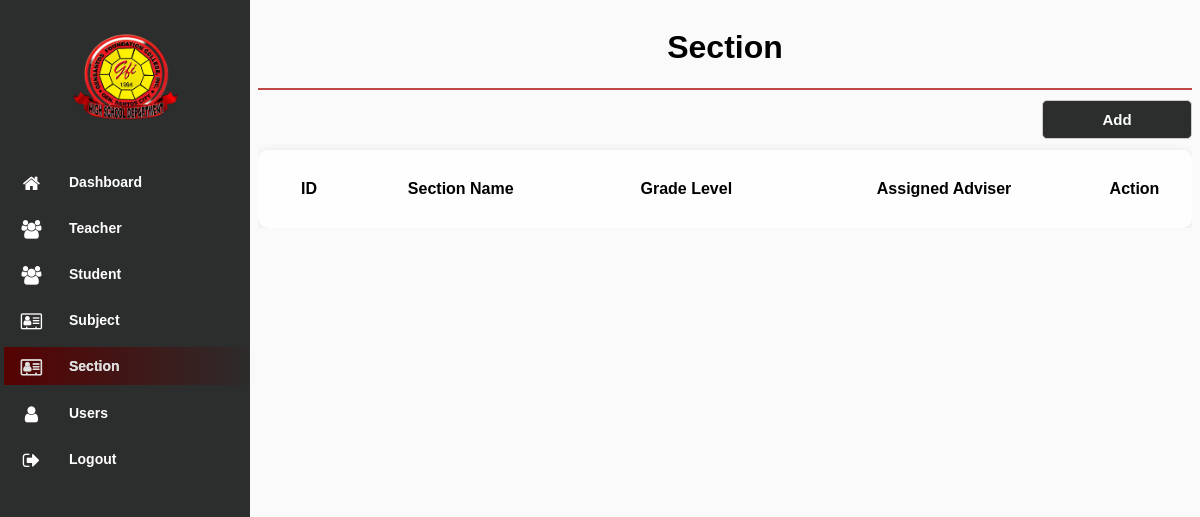
/modules/section/index.php (signed in), run on an earlier commit of the app's database.
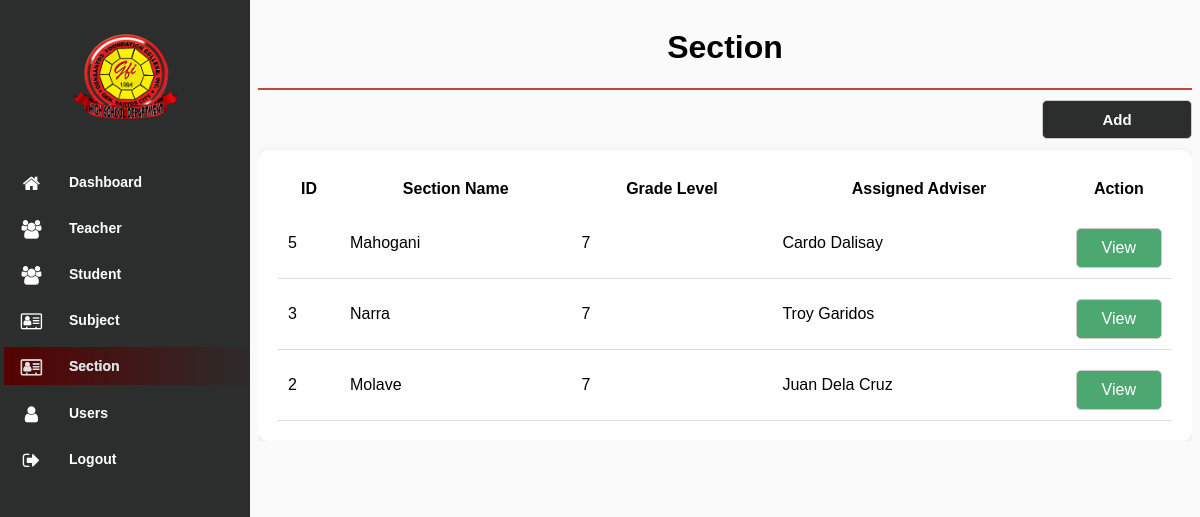
And on a later commit of the database.
### tables this page shows
CREATE TABLE `section` (
  `id` int(100) NOT NULL,
  `name` varchar(100) NOT NULL,
  `grade_level` varchar(100) NOT NULL,
  `teacher_id` varchar(100) NOT NULL,
  `del_status` varchar(100) NOT NULL
);

### modules/section/index.php (the view, shortened to what this page needs)
<!DOCTYPE html>
<html lang="en">
<head>
    <link rel="stylesheet" type="text/css" href="../../assets/css/font-awesome-4.7.0/css/menu.css">
    <link rel="stylesheet" type="text/css" href="../../assets/css/font-awesome-4.7.0/css/style.css">
    <link rel="stylesheet" type="text/css" href="../../assets/css/font-awesome-4.7.0/css/font-awesome.min.css" rel="stylesheet">
    <link rel="stylesheet" href="../../assets/css/jquery.dataTables.min.css">
</head>
<body>
    <?php
    $page = 'Section';
    include "../../navbar.php";
    include "../../db_conn.php";
    ?>
    <div class="content">
        <div class="header">
            <h1><?php if ($page) {echo $page;} ?></h1>
        </div>
        <div class="search-box">
            <a href="./add.php"><button>Add</button></a>
        </div>
        <div class="table_wrap">
            <table id="example" class="data list">
                <thead>
                    <th style="width: 60px;">ID</th>
                    <th>Section Name</th>
                    <th>Grade Level</th>
                    <th>Assigned Adviser</th>
                    <th style="width: 55px;">Action</th>
                </thead>
                <?php
                $squery = mysqli_query($conn, "
                    SELECT s.*, CONCAT(t.first_name, ' ', t.last_name) AS teacher_name
                    FROM section s
                    LEFT JOIN teacher t ON s.teacher_id = t.id
                    WHERE s.del_status != 'deleted'
                    ORDER BY s.id DESC;
                ");
                while ($row = mysqli_fetch_array($squery)) {
                ?>
                <tr class="table-row">
                    <td><?php echo $row['id']; ?></td>
                    <td><?php echo $row['name']; ?></td>
                    <td><?php echo $row['grade_level']; ?></td>
                    <td><?php echo $row['teacher_name']; ?></td>
                    <td>
                        <a class="view" href="edit.php?id=<?php echo $row['id']; ?>">View</a>
                    </td>
                </tr>
                <?php } ?>
            </table>
        </div>
    </div>
</body>
</html>

What changed in the data, as far as the page shows it:
added section: id "5", name "Mahogani", grade_level "7", teacher_name "Cardo Dalisay"
added section: id "3", name "Narra", grade_level "7", teacher_name "Troy Garidos"
added section: id "2", name "Molave", grade_level "7", teacher_name "Juan Dela Cruz"
